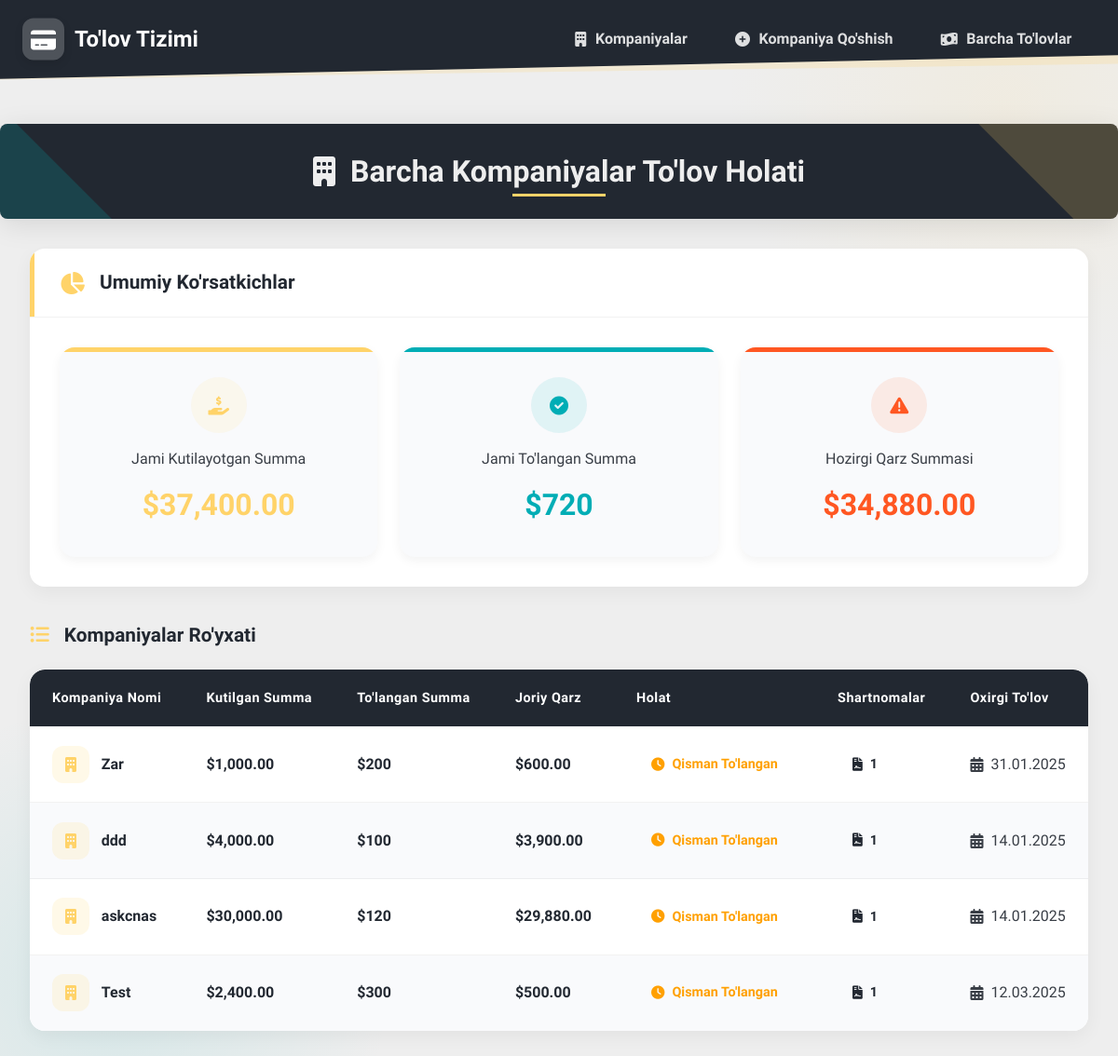
The app's page /all-companies-payments/, older data.
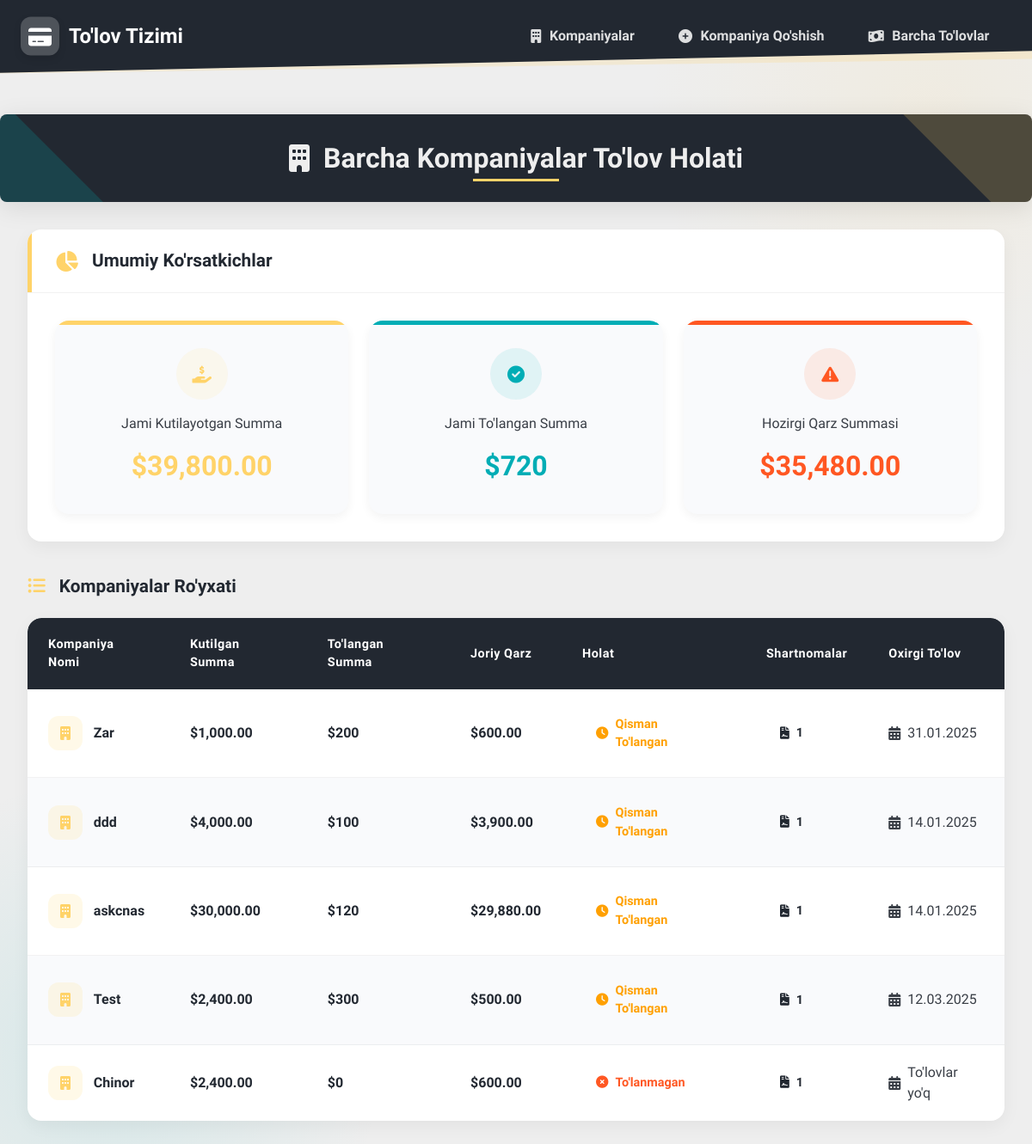
The same page, newer data.
### dbr_payment/models.py (models this page shows, shortened)
class Company(models.Model):
    name = models.CharField(max_length=200)
    email = models.EmailField()
    contact_number = models.CharField(max_length=20)
    address = models.TextField()
    telegram_chat_id = models.CharField(
        max_length=100,
        blank=True,
        null=True,
        verbose_name="Telegram Chat ID"
    )
    created_at = models.DateTimeField(auto_now_add=True)
    class Meta:
        verbose_name_plural = "Companies"

class Payment(models.Model):
    PAYMENT_STATUS = [
        ('PENDING', 'Pending'),
        ('COMPLETED', 'Completed'),
        ('PARTIAL', 'Partially Paid'),
        ('UNPAID', 'Unpaid'),
        ('OVERDUE', 'Overdue'),
    ]
    company = models.ForeignKey(Company, on_delete=models.CASCADE, related_name='payments')
    arrangement = models.ForeignKey(PaymentArrangement, on_delete=models.CASCADE, related_name='payments')
    payment_date = models.DateField()
    amount_paid = models.DecimalField(max_digits=10, decimal_places=2, validators=[MinValueValidator(0)])
    status = models.CharField(max_length=20, choices=PAYMENT_STATUS, default='PENDING')
    payment_method = models.CharField(max_length=50)
    month_number = models.PositiveIntegerField()
    notes = models.TextField(blank=True)
    created_at = models.DateTimeField(auto_now_add=True)
    updated_at = models.DateTimeField(auto_now=True)
    class Meta:
        ordering = ['arrangement', 'month_number']

### dbr_payment/views.py (the view)
# urls.py: path('all-companies-payments/', views.all_companies_payments, name='all-companies-payments'),
def all_companies_payments(request):
    companies = Company.objects.filter(arrangements__is_active=True).distinct()
    company_payment_data = []
    today = datetime.date.today()
    current_month = today.month
    current_year = today.year
    for company in companies:
        arrangements = company.arrangements.filter(is_active=True)
        total_expected = Decimal('0')
        total_paid = Decimal('0')
        current_due = Decimal('0')
        for arrangement in arrangements:
            first_arrangement_month = arrangement.start_date.month
            first_arrangement_year = arrangement.start_date.year
            for month in range(1, arrangement.number_of_months + 1):
                target_month = arrangement.start_date.month + (month - 1)
                target_year = arrangement.start_date.year + (target_month - 1) // 12
                actual_month = ((target_month - 1) % 12) + 1
                is_past_or_current = (
                        target_year < current_year or
                        (target_year == current_year and actual_month <= current_month)
                )
                payments_this_month = company.payments.filter(
                    arrangement=arrangement,
                    month_number=month
                )
                total_paid_this_month = payments_this_month.aggregate(
                    total=Sum('amount_paid')
                )['total'] or Decimal('0')
                monthly_due = arrangement.monthly_amount
                remaining_in_month = monthly_due - total_paid_this_month
                total_expected += monthly_due
                total_paid += total_paid_this_month
                if is_past_or_current:
                    current_due += remaining_in_month
        if current_due == 0:
            payment_status = 'PAID'
        elif total_paid == 0:
            payment_status = 'UNPAID'
        else:
            payment_status = 'PARTIALLY_PAID'
        company_payment_data.append({
            'company': company,
            'total_expected': total_expected,
            'total_paid': total_paid,
            'current_due': current_due,
            'payment_status': payment_status,
            'arrangements_count': arrangements.count(),
            'last_payment_date': company.payments.order_by(
                '-payment_date').first().payment_date if company.payments.exists() else None
        })
    grand_total_expected = sum(data['total_expected'] for data in company_payment_data)
    grand_total_paid = sum(data['total_paid'] for data in company_payment_data)
    grand_total_due = sum(data['current_due'] for data in company_payment_data)
    context = {
        'company_payment_data': company_payment_data,
        'grand_total_expected': grand_total_expected,
        'grand_total_paid': grand_total_paid,
        'grand_total_due': grand_total_due,
    }
    return render(request, 'payments/all_companies_payments.html', context)

### templates/payments/all_companies_payments.html (shortened to what the changed rows need)
{% extends 'payments/base4.html' %}
{% load humanize %}
{% block content %}
    <div class="page-header">
        <h1>
            <i class="fas fa-building" aria-hidden="true"></i>
            Barcha Kompaniyalar To'lov Holati
        </h1>
    </div>
    <div class="summary-container">
        <div class="summary-wrapper">
            <div class="summary-header">
                <h2>Umumiy Ko'rsatkichlar</h2>
            </div>
            <div class="summary-grid">
                <div class="summary-item grand-total">
                    <div class="summary-icon">
                        <i class="fas fa-hand-holding-usd fa-lg"></i>
                    </div>
                    <div class="summary-label">Jami Kutilayotgan Summa</div>
                    <div class="summary-value">${{ grand_total_expected|intcomma }}</div>
                </div>
                <div class="summary-item total-due">
                    <div class="summary-icon">
                        <i class="fas fa-exclamation-triangle fa-lg"></i>
                    </div>
                    <div class="summary-label">Hozirgi Qarz Summasi</div>
                    <div class="summary-value">${{ grand_total_due|intcomma }}</div>
                </div>
            </div>
        </div>
    </div>
    <div class="companies-container">
        <div class="companies-header">
            <h2>Kompaniyalar Ro'yxati</h2>
        </div>
        <div class="companies-table-container">
            <table class="companies-table">
                <thead>
                    <tr>
                        <th>Kompaniya Nomi</th>
                        <th>Kutilgan Summa</th>
                        <th>To'langan Summa</th>
                        <th>Joriy Qarz</th>
                        <th>Holat</th>
                        <th>Shartnomalar</th>
                        <th>Oxirgi To'lov</th>
                    </tr>
                </thead>
                <tbody>
                    {% for data in company_payment_data %}
                    <tr>
                        <td>
                            <a href="{% url 'payments:company-monthly-payments' data.company.pk %}" class="company-link">
                                <span class="company-icon">
                                    <i class="fas fa-building"></i>
                                </span>
                                {{ data.company.name }}
                            </a>
                        </td>
                        <td class="amount-column">${{ data.total_expected|intcomma }}</td>
                        <td class="amount-column">${{ data.total_paid|intcomma }}</td>
                        <td class="amount-column">${{ data.current_due|intcomma }}</td>
                        <td>
                            <span class="status-badge {% if data.payment_status == 'UNPAID' %}status-unpaid{% elif data.payment_status == 'PARTIALLY_PAID' %}status-partial{% else %}status-paid{% endif %}">
                                <i class="fas {% if data.payment_status == 'UNPAID' %}fa-times-circle{% elif data.payment_status == 'PARTIALLY_PAID' %}fa-clock{% else %}fa-check-circle{% endif %}"></i>
                                {% if data.payment_status == 'UNPAID' %}
                                    To'lanmagan
                                {% elif data.payment_status == 'PARTIALLY_PAID' %}
                                    Qisman To'langan
                                {% else %}
                                    To'langan
                                {% endif %}
                            </span>
                        </td>
                        <td>
                            <span class="arrangement-count">
                                <i class="fas fa-file-contract"></i>
                                {{ data.arrangements_count }}
                            </span>
                        </td>
                        <td>
                            <span class="last-payment">
                                <i class="fas fa-calendar-alt"></i>
                                {% if data.last_payment_date %}
                                    {{ data.last_payment_date|date:"d.m.Y" }}
                                {% else %}
                                    To'lovlar yo'q
                                {% endif %}
                            </span>
                        </td>
                    </tr>
                    {% endfor %}
                </tbody>
            </table>
        </div>
    </div>
{% endblock %}

Row changes from the older to the newer data that the page shows:
added Company: company.name "Chinor", total_expected "2,400.00", total_paid "0", current_due "600.00", shows "To'lanmagan", arrangements_count "1", shows "To'lovlar yo'q"
Text that changed along with them:
{{ grand_total_expected|intcomma }}: "37,400.00" → "39,800.00"
{{ grand_total_due|intcomma }}: "34,880.00" → "35,480.00"
